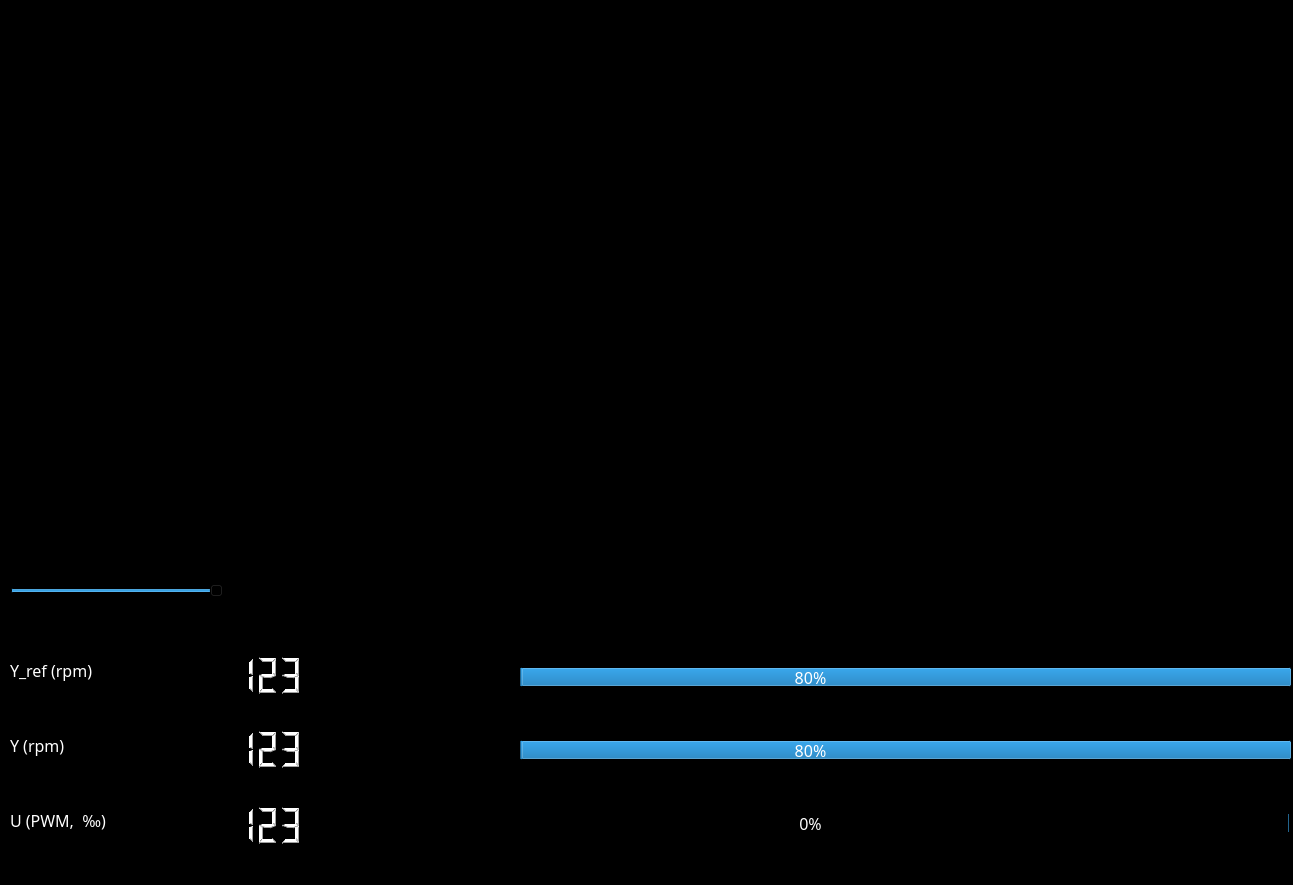
<?xml version="1.0" encoding="UTF-8"?>
<ui version="4.0">
 <class>MainWindow</class>
 <widget class="QMainWindow" name="MainWindow">
  <property name="geometry">
   <rect>
    <x>0</x>
    <y>0</y>
    <width>1293</width>
    <height>885</height>
   </rect>
  </property>
  <property name="font">
   <font>
    <family>Fira Code Medium</family>
    <pointsize>12</pointsize>
   </font>
  </property>
  <property name="windowTitle">
   <string>MainWindow</string>
  </property>
  <property name="inputMethodHints">
   <set>Qt::ImhNone</set>
  </property>
  <property name="documentMode">
   <bool>false</bool>
  </property>
  <widget class="QWidget" name="centralwidget">
   <property name="styleSheet">
    <string notr="true">background-color: black;
color: white;
</string>
   </property>
   <widget class="QWidget" name="plot_widget" native="true">
    <property name="geometry">
     <rect>
      <x>0</x>
      <y>0</y>
      <width>1291</width>
      <height>551</height>
     </rect>
    </property>
   </widget>
   <widget class="QLabel" name="label_2">
    <property name="geometry">
     <rect>
      <x>10</x>
      <y>800</y>
      <width>120</width>
      <height>41</height>
     </rect>
    </property>
    <property name="minimumSize">
     <size>
      <width>120</width>
      <height>41</height>
     </size>
    </property>
    <property name="maximumSize">
     <size>
      <width>40</width>
      <height>120</height>
     </size>
    </property>
    <property name="font">
     <font>
      <family>Fira Code Medium</family>
      <pointsize>12</pointsize>
     </font>
    </property>
    <property name="lineWidth">
     <number>2</number>
    </property>
    <property name="text">
     <string>U (PWM,  ‰)</string>
    </property>
   </widget>
   <widget class="QLabel" name="label_3">
    <property name="geometry">
     <rect>
      <x>10</x>
      <y>650</y>
      <width>120</width>
      <height>41</height>
     </rect>
    </property>
    <property name="minimumSize">
     <size>
      <width>120</width>
      <height>41</height>
     </size>
    </property>
    <property name="maximumSize">
     <size>
      <width>40</width>
      <height>120</height>
     </size>
    </property>
    <property name="font">
     <font>
      <family>Fira Code Medium</family>
      <pointsize>12</pointsize>
     </font>
    </property>
    <property name="lineWidth">
     <number>2</number>
    </property>
    <property name="text">
     <string>Y_ref (rpm)</string>
    </property>
   </widget>
   <widget class="QLCDNumber" name="lcdNumber_3">
    <property name="geometry">
     <rect>
      <x>160</x>
      <y>800</y>
      <width>150</width>
      <height>50</height>
     </rect>
    </property>
    <property name="minimumSize">
     <size>
      <width>150</width>
      <height>50</height>
     </size>
    </property>
    <property name="maximumSize">
     <size>
      <width>16777215</width>
      <height>50</height>
     </size>
    </property>
    <property name="smallDecimalPoint">
     <bool>true</bool>
    </property>
    <property name="digitCount">
     <number>6</number>
    </property>
    <property name="value" stdset="0">
     <double>123.000000000000000</double>
    </property>
    <property name="intValue" stdset="0">
     <number>123</number>
    </property>
   </widget>
   <widget class="QLCDNumber" name="lcdNumber_1">
    <property name="geometry">
     <rect>
      <x>160</x>
      <y>650</y>
      <width>150</width>
      <height>50</height>
     </rect>
    </property>
    <property name="minimumSize">
     <size>
      <width>150</width>
      <height>50</height>
     </size>
    </property>
    <property name="maximumSize">
     <size>
      <width>16777215</width>
      <height>50</height>
     </size>
    </property>
    <property name="smallDecimalPoint">
     <bool>true</bool>
    </property>
    <property name="digitCount">
     <number>6</number>
    </property>
    <property name="value" stdset="0">
     <double>123.000000000000000</double>
    </property>
    <property name="intValue" stdset="0">
     <number>123</number>
    </property>
   </widget>
   <widget class="QSlider" name="horizontalSlider">
    <property name="geometry">
     <rect>
      <x>10</x>
      <y>580</y>
      <width>1011</width>
      <height>22</height>
     </rect>
    </property>
    <property name="minimumSize">
     <size>
      <width>100</width>
      <height>22</height>
     </size>
    </property>
    <property name="maximumSize">
     <size>
      <width>10000</width>
      <height>22</height>
     </size>
    </property>
    <property name="minimum">
     <number>50</number>
    </property>
    <property name="maximum">
     <number>300</number>
    </property>
    <property name="sliderPosition">
     <number>100</number>
    </property>
    <property name="orientation">
     <enum>Qt::Horizontal</enum>
    </property>
   </widget>
   <widget class="QWidget" name="layoutWidget">
    <property name="geometry">
     <rect>
      <x>330</x>
      <y>620</y>
      <width>961</width>
      <height>261</height>
     </rect>
    </property>
    <layout class="QVBoxLayout" name="verticalLayout_2">
     <item>
      <widget class="QProgressBar" name="progressBar">
       <property name="sizePolicy">
        <sizepolicy hsizetype="Fixed" vsizetype="Ignored">
         <horstretch>0</horstretch>
         <verstretch>0</verstretch>
        </sizepolicy>
       </property>
       <property name="minimumSize">
        <size>
         <width>0</width>
         <height>0</height>
        </size>
       </property>
       <property name="maximumSize">
        <size>
         <width>9999</width>
         <height>20</height>
        </size>
       </property>
       <property name="font">
        <font>
         <family>Fira Code</family>
         <pointsize>12</pointsize>
        </font>
       </property>
       <property name="minimum">
        <number>50</number>
       </property>
       <property name="maximum">
        <number>300</number>
       </property>
       <property name="value">
        <number>250</number>
       </property>
       <property name="alignment">
        <set>Qt::AlignBottom|Qt::AlignRight|Qt::AlignTrailing</set>
       </property>
       <property name="textVisible">
        <bool>true</bool>
       </property>
       <property name="orientation">
        <enum>Qt::Horizontal</enum>
       </property>
       <property name="invertedAppearance">
        <bool>true</bool>
       </property>
       <property name="textDirection">
        <enum>QProgressBar::TopToBottom</enum>
       </property>
       <property name="format">
        <string>%p%</string>
       </property>
      </widget>
     </item>
     <item>
      <widget class="QProgressBar" name="progressBar_2">
       <property name="sizePolicy">
        <sizepolicy hsizetype="Fixed" vsizetype="Ignored">
         <horstretch>0</horstretch>
         <verstretch>0</verstretch>
        </sizepolicy>
       </property>
       <property name="minimumSize">
        <size>
         <width>0</width>
         <height>0</height>
        </size>
       </property>
       <property name="maximumSize">
        <size>
         <width>9999</width>
         <height>20</height>
        </size>
       </property>
       <property name="font">
        <font>
         <family>Fira Code</family>
         <pointsize>12</pointsize>
        </font>
       </property>
       <property name="minimum">
        <number>50</number>
       </property>
       <property name="maximum">
        <number>300</number>
       </property>
       <property name="value">
        <number>250</number>
       </property>
       <property name="alignment">
        <set>Qt::AlignBottom|Qt::AlignRight|Qt::AlignTrailing</set>
       </property>
       <property name="textVisible">
        <bool>true</bool>
       </property>
       <property name="orientation">
        <enum>Qt::Horizontal</enum>
       </property>
       <property name="invertedAppearance">
        <bool>true</bool>
       </property>
       <property name="textDirection">
        <enum>QProgressBar::TopToBottom</enum>
       </property>
       <property name="format">
        <string>%p%</string>
       </property>
      </widget>
     </item>
     <item>
      <widget class="QProgressBar" name="progressBar_3">
       <property name="sizePolicy">
        <sizepolicy hsizetype="Fixed" vsizetype="Ignored">
         <horstretch>0</horstretch>
         <verstretch>0</verstretch>
        </sizepolicy>
       </property>
       <property name="minimumSize">
        <size>
         <width>0</width>
         <height>0</height>
        </size>
       </property>
       <property name="maximumSize">
        <size>
         <width>9999</width>
         <height>20</height>
        </size>
       </property>
       <property name="font">
        <font>
         <family>Fira Code</family>
         <pointsize>12</pointsize>
        </font>
       </property>
       <property name="minimum">
        <number>500</number>
       </property>
       <property name="maximum">
        <number>1000</number>
       </property>
       <property name="value">
        <number>500</number>
       </property>
       <property name="alignment">
        <set>Qt::AlignBottom|Qt::AlignRight|Qt::AlignTrailing</set>
       </property>
       <property name="textVisible">
        <bool>true</bool>
       </property>
       <property name="orientation">
        <enum>Qt::Horizontal</enum>
       </property>
       <property name="invertedAppearance">
        <bool>true</bool>
       </property>
       <property name="textDirection">
        <enum>QProgressBar::TopToBottom</enum>
       </property>
       <property name="format">
        <string>%p%</string>
       </property>
      </widget>
     </item>
    </layout>
   </widget>
   <widget class="QLabel" name="label">
    <property name="geometry">
     <rect>
      <x>10</x>
      <y>725</y>
      <width>120</width>
      <height>41</height>
     </rect>
    </property>
    <property name="minimumSize">
     <size>
      <width>120</width>
      <height>41</height>
     </size>
    </property>
    <property name="maximumSize">
     <size>
      <width>40</width>
      <height>120</height>
     </size>
    </property>
    <property name="font">
     <font>
      <family>Fira Code Medium</family>
      <pointsize>12</pointsize>
     </font>
    </property>
    <property name="lineWidth">
     <number>2</number>
    </property>
    <property name="text">
     <string>Y (rpm)</string>
    </property>
   </widget>
   <widget class="QLCDNumber" name="lcdNumber_2">
    <property name="geometry">
     <rect>
      <x>160</x>
      <y>724</y>
      <width>150</width>
      <height>50</height>
     </rect>
    </property>
    <property name="minimumSize">
     <size>
      <width>150</width>
      <height>50</height>
     </size>
    </property>
    <property name="maximumSize">
     <size>
      <width>16777215</width>
      <height>50</height>
     </size>
    </property>
    <property name="smallDecimalPoint">
     <bool>true</bool>
    </property>
    <property name="digitCount">
     <number>6</number>
    </property>
    <property name="value" stdset="0">
     <double>123.000000000000000</double>
    </property>
    <property name="intValue" stdset="0">
     <number>123</number>
    </property>
   </widget>
   <widget class="QLineEdit" name="lineEdit">
    <property name="geometry">
     <rect>
      <x>1125</x>
      <y>569</y>
      <width>91</width>
      <height>41</height>
     </rect>
    </property>
    <property name="maxLength">
     <number>3</number>
    </property>
    <property name="frame">
     <bool>true</bool>
    </property>
    <property name="alignment">
     <set>Qt::AlignJustify|Qt::AlignVCenter</set>
    </property>
   </widget>
  </widget>
 </widget>
 <resources/>
 <connections/>
</ui>
